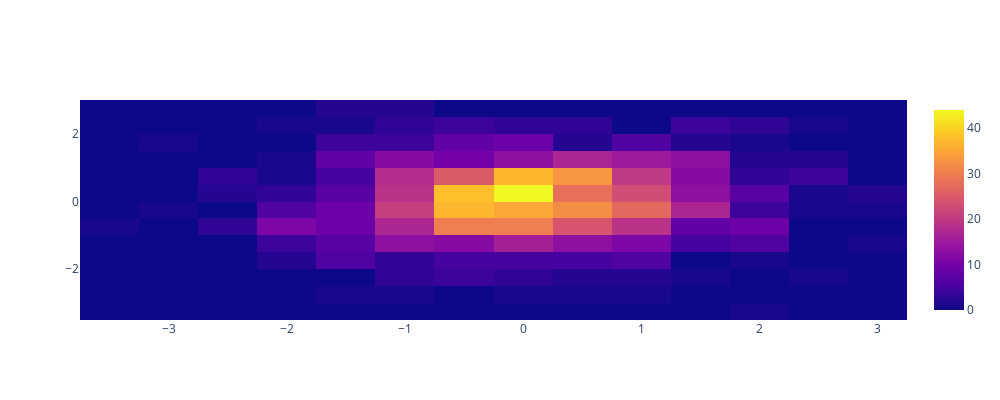

This figure's notebook cell:
### Code cell
fig = go.Figure()
angulos2 = np.random.randn(1000)
angulos1 = np.random.randn(1000)

fig.add_trace(go.Histogram2d(x=angulos1, y=angulos2))
fig.update_layout(height=400, width=1000)
fig.show()

### Figure 1 — Plotly figure (JSON) as saved in the notebook; plotly's stock layout.template omitted (floating-point values rounded to 4 significant figures; data arrays with more than 128 entries replaced by an {"elided": "..."} marker saying what was removed)
{"data": [{"type": "histogram2d", "x": {"elided": "1000 float values"}, "y": {"elided": "1000 float values"}}], "layout": {"height": 400, "width": 1000}}
